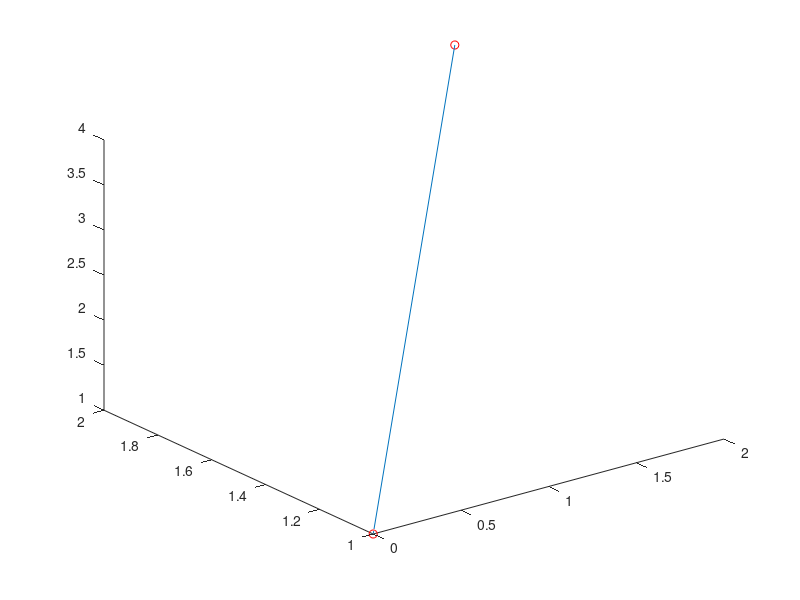

Here is the MATLAB script that generated this plot:
clc
clear all
close all

x1=0;y1=1;z1=1;
x2=2;y2=2;z2=4;
plot3(x1,y1,z1,'or',x2,y2,z2,'or')

v1=[x1,x2];
v2=[y1,y2];
v3=[z1,z2];
f = line(v1,v2,v3);
